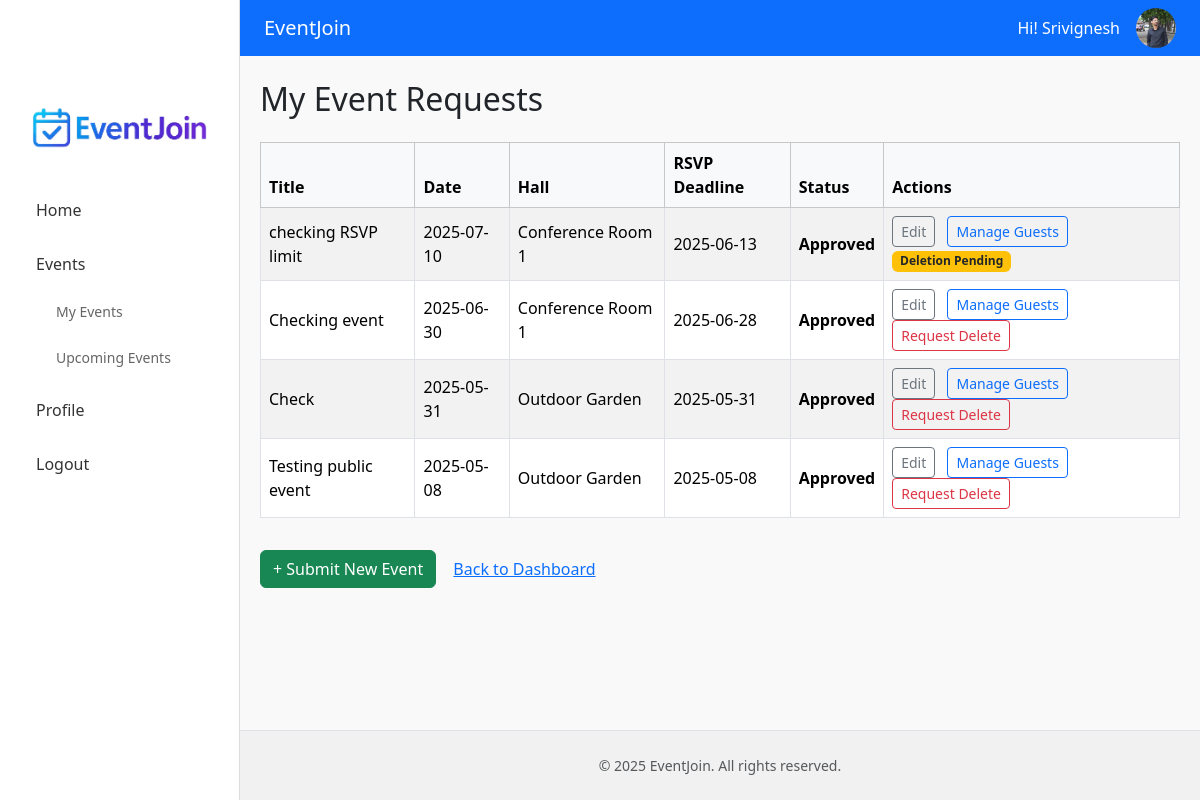
The app's page /requestor/my_events.php (signed in), older data.
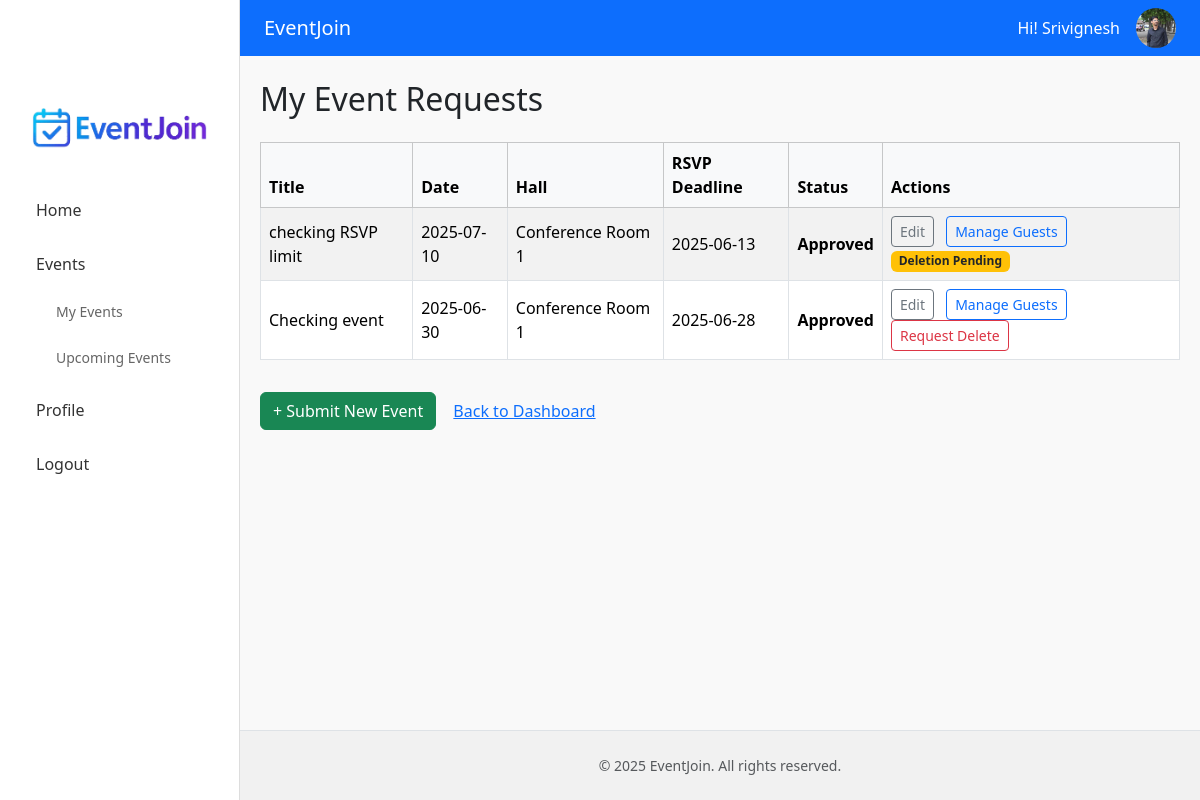
The same page, newer data.
### tables this page shows
CREATE TABLE `events` (
  `id` int(11) NOT NULL,
  `title` varchar(150) NOT NULL,
  `description` text DEFAULT NULL,
  `event_date` date NOT NULL,
  `event_time` time NOT NULL,
  `hall_id` int(11) NOT NULL,
  `banner_image` varchar(255) DEFAULT NULL,
  `created_by` int(11) NOT NULL,
  `status` enum('pending','approved','rejected') DEFAULT 'pending',
  `rsvp_deadline` date DEFAULT NULL,
  `rsvp_limit` int(11) DEFAULT NULL,
  `created_at` timestamp NOT NULL DEFAULT current_timestamp(),
  `is_public` tinyint(1) DEFAULT 0,
  `delete_requested` tinyint(1) DEFAULT 0,
  `rejection_reason` text DEFAULT NULL
);

CREATE TABLE `halls` (
  `id` int(11) NOT NULL,
  `name` varchar(100) NOT NULL
);

### requestor/my_events.php (the view, shortened to what this page needs)
<?php
include '../includes/header.php';
include '../includes/sidebar.php';
$stmt = $pdo->prepare("
    SELECT e.id, e.title, e.event_date, e.rsvp_deadline, e.status, e.delete_requested, h.name AS hall_name
    FROM events e
    JOIN halls h ON e.hall_id = h.id
    WHERE e.created_by = ?
    ORDER BY e.event_date DESC
");
$stmt->execute([$_SESSION['user_id']]);
$events = $stmt->fetchAll(PDO::FETCH_ASSOC);
?>
<div class="main-content container py-4">
    <h2 class="mb-4">My Event Requests</h2>
    <?php if (count($events) > 0): ?>
        <div class="table-responsive">
            <table class="table table-bordered table-striped align-middle">
                <thead class="table-light">
                    <tr>
                        <th>Title</th>
                        <th>Date</th>
                        <th>Hall</th>
                        <th>RSVP Deadline</th>
                        <th>Status</th>
                        <th>Actions</th>
                    </tr>
                </thead>
                <tbody>
                    <?php foreach ($events as $event): ?>
                        <tr>
                            <td><?= htmlspecialchars($event['title']) ?></td>
                            <td><?= $event['event_date'] ?></td>
                            <td><?= htmlspecialchars($event['hall_name']) ?></td>
                            <td><?= $event['rsvp_deadline'] ?></td>
                            <td>
                            <?php if ($event['status'] === 'rejected'): ?>
                                <strong><?= ucfirst($event['status']) . ' — Check your email for more details' ?></strong>
                            <?php else: ?>
                                <strong><?= ucfirst($event['status']) ?></strong>
                            <?php endif; ?>
                            </td>
                            <td>
                                <a href="edit_event.php?event_id=<?= $event['id'] ?>" class="btn btn-sm btn-outline-secondary me-2">Edit</a>
                                <?php if ($event['status'] === 'approved'): ?>
                                    <a href="manage_event.php?event_id=<?= $event['id'] ?>" class="btn btn-sm btn-outline-primary me-2">Manage Guests</a>
                                <?php endif; ?>
                                <?php if ($event['delete_requested']): ?>
                                    <span class="badge bg-warning text-dark">Deletion Pending</span>
                                <?php else: ?>
                                    <form method="POST" action="request_delete.php" style="display:inline;">
                                        <button type="submit" class="btn btn-sm btn-outline-danger"
                                                onclick="return confirm('Send deletion request to venue manager?');">
                                            Request Delete
                                        </button>
                                    </form>
                                <?php endif; ?>
                            </td>
                        </tr>
                    <?php endforeach; ?>
                </tbody>
            </table>
        </div>
    <?php else: ?>
        <p class="text-muted">You haven’t submitted any events yet.</p>
    <?php endif; ?>
    <div class="mt-3">
        <a href="submit_event.php" class="btn btn-success">+ Submit New Event</a>
        <a href="/capstone/registered_user/my_events.php" class="btn btn-link">Back to Dashboard</a>
    </div>
</div>
<?php include '../includes/footer.php'; ?>

Row changes from the older to the newer data that the page shows:
removed events: title "Check", event_date "2025-05-31", hall.name "Outdoor Garden", rsvp_deadline "2025-05-31", status "Approved"
removed events: title "Testing public event", event_date "2025-05-08", hall.name "Outdoor Garden", rsvp_deadline "2025-05-08", status "Approved"
